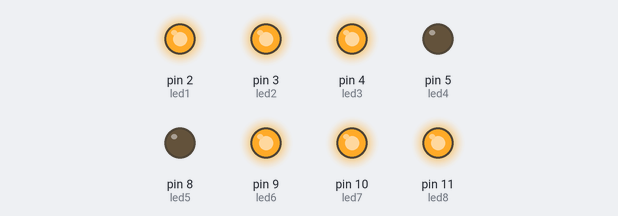
Bench run of a sketch on a simulated Arduino Uno, built with avr-gcc and run on an emulated ATmega328P. Parts: output pins drawn as LEDs (lit = HIGH).

Above: at 0.5 s.
At 1.5 s:
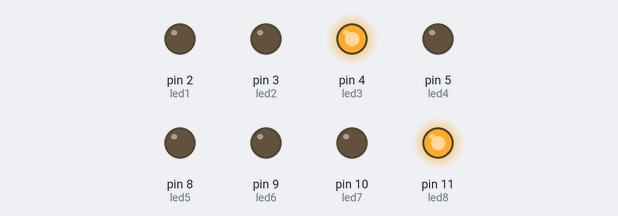
At 3.5 s:
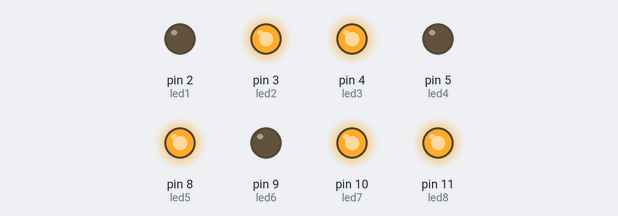
At 6.5 s:
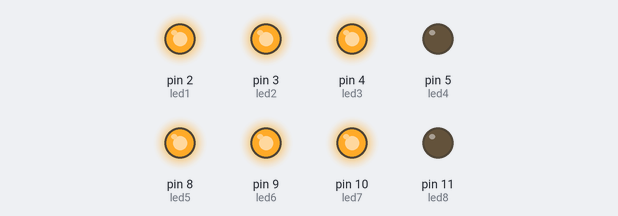
At 9.5 s:
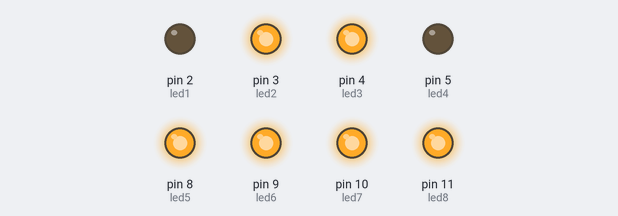
At 12.5 s:
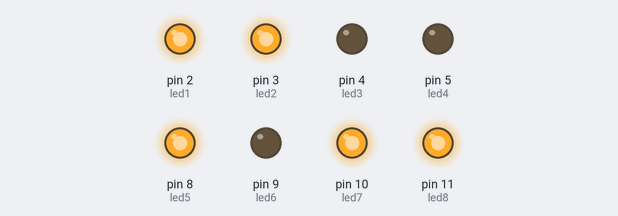
Timing chart, 0 to 13.0 s (numbered marks = the images above):
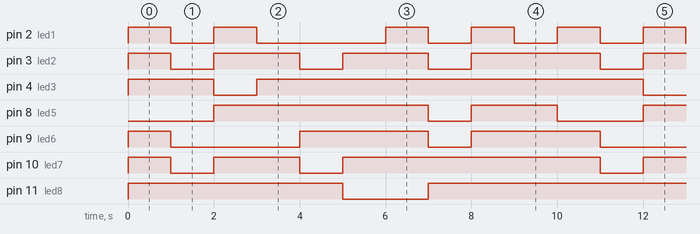

Measured:
- by itself, pin 2 (led1): repeats every 10.0 s: LOW 1.0 s, HIGH 1.0 s, LOW 3.0 s, 2 × (HIGH 1.0 s, LOW 1.0 s), HIGH 1.0 s
- by itself, pin 3 (led2): repeats every 10.0 s: 2 × (LOW 1.0 s, HIGH 2.0 s), LOW 1.0 s, HIGH 3.0 s
- by itself, pin 4 (led3): repeats every 10.0 s: LOW 1.0 s, HIGH 9.0 s
- by itself, pin 8 (led5): repeats every 10.0 s: LOW 1.0 s, HIGH 2.0 s, LOW 2.0 s, HIGH 5.0 s
- by itself, pin 9 (led6): repeats every 10.0 s: LOW 3.0 s, HIGH 3.0 s, LOW 1.0 s, HIGH 3.0 s
- by itself, pin 10 (led7): repeats every 10.0 s: LOW 1.0 s, HIGH 2.0 s, LOW 1.0 s, HIGH 6.0 s
- by itself, pin 11 (led8): repeats every 10.0 s: LOW 2.0 s, HIGH 8.0 s

The sketch:

segmento_7num.ino
```cpp
int led1=2;
int led2=3;
int led3=4;
int led4=5;
int led5=8;
int led6=9;
int led7=10;
int led8=11;
void setup() {
  // put your setup code here, to run once:
pinMode(led1, OUTPUT);
pinMode(led2, OUTPUT);
pinMode(led3, OUTPUT);
pinMode(led4, OUTPUT);
pinMode(led5, OUTPUT);
pinMode(led6, OUTPUT);
pinMode(led7, OUTPUT);
pinMode(led8, OUTPUT);
}

void loop() {
  // put your main code here, to run repeatedly
  cero();
  delay(1000);
  clear();
  uno();
  delay(1000);
  clear();
  dos();
  delay(1000);
  clear();
  tres();
  delay(1000);
  clear();
  cuatro();
  delay(1000);
  clear();
  cinco();
  delay(1000);
  clear();
  seis();
  delay(1000);
  clear();
  siete();
  delay(1000);
  clear();
  ocho();
  delay(1000);
  clear();
  nueve();
  delay(1000);
  clear();
  /*H();
  delay(500);
  clear();
  cero();
  delay(500);
  clear();
  L();
  delay(500);
  clear();
  A();
  delay(500);
  clear();*/
}

void L(){
  digitalWrite(led1, HIGH);
  digitalWrite(led2, HIGH);
  //digitalWrite(led3, HIGH);
  //digitalWrite(led4, HIGH); el punto
  //digitalWrite(led5, HIGH);
  digitalWrite(led6, HIGH);
  //digitalWrite(led7, HIGH);
  //digitalWrite(led8, HIGH);
}

void H(){
   digitalWrite(led1, HIGH);
  //digitalWrite(led2, HIGH);
  digitalWrite(led3, HIGH);
  //digitalWrite(led4, HIGH); el punto
  digitalWrite(led5, HIGH);
  digitalWrite(led6, HIGH);
  //digitalWrite(led7, HIGH);
  digitalWrite(led8, HIGH);
}

void A(){
  digitalWrite(led1, HIGH);
  //digitalWrite(led2, HIGH);
  digitalWrite(led3, HIGH);
  //digitalWrite(led4, HIGH); el punto
  digitalWrite(led5, HIGH);
  digitalWrite(led6, HIGH);
  digitalWrite(led7, HIGH);
  digitalWrite(led8, HIGH);
}
void cero(){
  digitalWrite(led1, HIGH);
  digitalWrite(led2, HIGH);
  digitalWrite(led3, HIGH);
  //digitalWrite(led4, HIGH); el punto
  //digitalWrite(led5, HIGH);
  digitalWrite(led6, HIGH);
  digitalWrite(led7, HIGH);
  digitalWrite(led8, HIGH);
}
void uno(){
    //digitalWrite(led1, HIGH);
  //digitalWrite(led2, HIGH);
 digitalWrite(led3, HIGH);
//  digitalWrite(led4, HIGH); el punto
  //digitalWrite(led5, HIGH);
  //digitalWrite(led6, HIGH);
  //digitalWrite(led7, HIGH);
  digitalWrite(led8, HIGH);
}

void dos(){
   digitalWrite(led1, HIGH);
  digitalWrite(led2, HIGH);
 //digitalWrite(led3, HIGH);
//  digitalWrite(led4, HIGH); el punto
  digitalWrite(led5, HIGH);
  //digitalWrite(led6, HIGH);
  digitalWrite(led7, HIGH);
  digitalWrite(led8, HIGH);
}

void tres(){
    //digitalWrite(led1, HIGH);
  digitalWrite(led2, HIGH);
 digitalWrite(led3, HIGH);
//  digitalWrite(led4, HIGH); el punto
  digitalWrite(led5, HIGH);
  //digitalWrite(led6, HIGH);
  digitalWrite(led7, HIGH);
  digitalWrite(led8, HIGH);
}
void cuatro(){
   //digitalWrite(led1, HIGH);
  //digitalWrite(led2, HIGH);
  digitalWrite(led3, HIGH);
  //digitalWrite(led4, HIGH); el punto
  digitalWrite(led5, HIGH);
  digitalWrite(led6, HIGH);
  //digitalWrite(led7, HIGH);
  digitalWrite(led8, HIGH);
}

void cinco(){
   //digitalWrite(led1, HIGH);
  digitalWrite(led2, HIGH);
  digitalWrite(led3, HIGH);
  //digitalWrite(led4, HIGH); el punto
  digitalWrite(led5, HIGH);
  digitalWrite(led6, HIGH);
  digitalWrite(led7, HIGH);
  //digitalWrite(led8, HIGH);
}

void seis(){
  digitalWrite(led1, HIGH);
  digitalWrite(led2, HIGH);
  digitalWrite(led3, HIGH);
  //digitalWrite(led4, HIGH); el punto
  digitalWrite(led5, HIGH);
  digitalWrite(led6, HIGH);
  digitalWrite(led7, HIGH);
  //digitalWrite(led8, HIGH);
}


void siete(){
    //digitalWrite(led1, HIGH);
  //digitalWrite(led2, HIGH);
 digitalWrite(led3, HIGH);
//  digitalWrite(led4, HIGH); el punto
  //digitalWrite(led5, HIGH);
  //digitalWrite(led6, HIGH);
  digitalWrite(led7, HIGH);
  digitalWrite(led8, HIGH);
}
void ocho(){
  digitalWrite(led1, HIGH);
  digitalWrite(led2, HIGH);
  digitalWrite(led3, HIGH);
  //digitalWrite(led4, HIGH); el punto
  digitalWrite(led5, HIGH);
  digitalWrite(led6, HIGH);
  digitalWrite(led7, HIGH);
  digitalWrite(led8, HIGH);
}
void nueve(){
   //digitalWrite(led1, HIGH);
  digitalWrite(led2, HIGH);
  digitalWrite(led3, HIGH);
  //digitalWrite(led4, HIGH); el punto
  digitalWrite(led5, HIGH);
  digitalWrite(led6, HIGH);
  digitalWrite(led7, HIGH);
  digitalWrite(led8, HIGH);
}


void clear(){
  digitalWrite(led1, LOW);
  digitalWrite(led2, LOW);
  digitalWrite(led3, LOW);
  //digitalWrite(led4, HIGH); el punto
  digitalWrite(led5, LOW);
  digitalWrite(led6, LOW);
  digitalWrite(led7, LOW);
  digitalWrite(led8, LOW);
}
```
